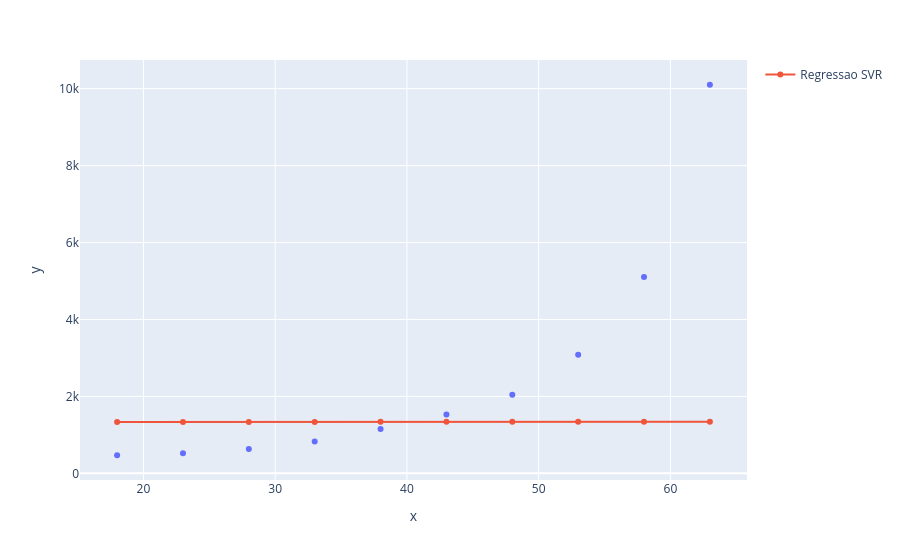

The cell this chart's notebook holds for it:
### Code cell
grafico = px.scatter(x = x_plano.ravel(), y = y_plano)
grafico.add_scatter(x = x_plano.ravel(), y = regressor_svr_rbf.predict(x_plano), name = 'Regressao SVR')
grafico.show()

### Figure 1 — Plotly figure (JSON) as saved in the notebook; plotly's stock layout.template omitted (floating-point values rounded to 4 significant figures)
{"data": [{"hovertemplate": "x=%{x}<br>y=%{y}<extra></extra>", "legendgroup": "", "marker": {"color": "#636efa", "symbol": "circle"}, "mode": "markers", "name": "", "orientation": "v", "showlegend": false, "type": "scatter", "x": [18, 23, 28, 33, 38, 43, 48, 53, 58, 63], "xaxis": "x", "y": [470, 520, 630, 830, 1150, 1530, 2040, 3080, 5100, 10100], "yaxis": "y"}, {"name": "Regressao SVR", "type": "scatter", "x": [18, 23, 28, 33, 38, 43, 48, 53, 58, 63], "y": [1337.0, 1336.0, 1337.0, 1337.0, 1339.0, 1341.0, 1343.0, 1343.0, 1344.0, 1343.0]}], "layout": {"legend": {"tracegroupgap": 0}, "margin": {"t": 60}, "xaxis": {"anchor": "y", "domain": [0, 1], "title": {"text": "x"}}, "yaxis": {"anchor": "x", "domain": [0, 1], "title": {"text": "y"}}}}
